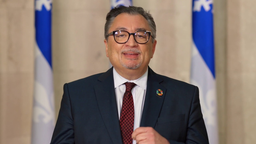
#> input picture src/horacio.bmp, 256 x 144 px, shrunk from 1280 x 720 before the run
$ python mozaik.py horacio.bmp horacio.bmp
#> lines starting #> are read from the running program, lines starting #| are printed output that depends on the picture
### src/blur.py

### Blur pixel: Make color a mean color of values of pixels up, down, left and right.

class Blurpix:
    def __init__(self, picref):
        self._width = picref.size[0]
        self._height = picref.size[1]
        self._pixref = picref.load()


    def getWidth(self):
        return self._width


    def getHeight(self):
        return self._height


    def blurpix(self, i, j):
        meanr = 0
        meang = 0
        meanb = 0
        nm = 0
        if i > 0:
            (r,g,b) = self._pixref[i-1,j]
            meanr += r
            meang += g
            meanb += b
            nm += 1
        if j > 0:
            (r,g,b) = self._pixref[i,j-1]
            meanr += r
            meang += g
            meanb += b
            nm += 1
        if i < self._width-1:
            (r,g,b) = self._pixref[i+1,j]
            meanr += r
            meang += g
            meanb += b
            nm += 1
        if j < self._height-1:
            (r,g,b) = self._pixref[i,j+1]
            meanr += r
            meang += g
            meanb += b
            nm += 1
        pixnew = (int(meanr/nm), int(meang/nm), int(meanb/nm))

        return pixnew


### Blur whole image given by picnew. ###
def blur(picref):
    picnew = picref
    blurpix = Blurpix(picref)

    for i in range(blurpix.getWidth()):
        for j in range(blurpix.getHeight()):
            picnew.putpixel((i,j),blurpix.blurpix(i,j))
    return picnew

### src/mozaik.py

import os
import sys
from PIL import Image
cwd = os.getcwd()
import blur
import palette8
import zones

if len(sys.argv) < 3:
    print("Syntax: " + sys.argv[0] + " filename [blur|palette8|brightcolors|saturation|zones]")
    exit(0)

## File to be read. ##
filename = sys.argv[1]

## Name of the filter. Used for naming output file and to select filter. ##
filtername = sys.argv[2]

outfilename = filename
outfilename = filename.replace(".","_" + filtername + ".")
blurfilename = filename.replace(".","_blur.")
fullfilename = os.path.join(cwd, filename)
fulloutfilename = os.path.join(cwd, outfilename)
fullblurfilename = os.path.join(cwd, blurfilename)
picref = Image.open(fullfilename);
#> picref is the input picture: PIL image 256x144 RGB; mean R, G, B 132.4, 117.7, 111.9


def applyBlur(picref):
    width = picref.size[0]
#> width = 256
    height = picref.size[1]
#> height = 144
    numSmooth = int((width + height) / 1000)
#> numSmooth = 0
    print("smoothing image...")
    picnew = blur.blur(picref)
#> the loop in blur, `for i in range(blurpix.getWidth()):` made 256 passes
#> after the loop in blur, `for i in range(blurpix.getWidth()):`:
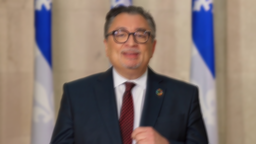
#> picnew: PIL image 256x144 RGB; mean R, G, B 131.6, 117, 111.2
    for s in range(1,numSmooth):
        print("smoothing some more...")
        picnew = blur.blur(picnew)

    picnew.save(fullblurfilename)
    return picnew


def applyFilter(filtername, picref):
    # preprocessing
    if os.path.isfile(fullblurfilename):
        picref = Image.open(fullblurfilename)
    else:
        picref = applyBlur(picref)

    kickGreys = False
    usePicColors = False
    if "blur" == filtername:
        return picref
    elif "palette8" == filtername:
        return palette8.palette8(picref)
    elif "brightcolors" == filtername:
        usePicColors = True
        return zones.apply(picref, kickGreys, usePicColors)
    elif "saturation" == filtername:
        return zones.apply(picref, kickGreys, usePicColors)
    elif "zones" == filtername:
        kickGreys = True
        return zones.apply(picref, kickGreys, usePicColors)
    else:
        print("Invalid filter name:",filtername)
        return None


picnew = applyFilter(filtername, picref)

if picnew:
    picnew.show()
    picnew.save(fulloutfilename)
